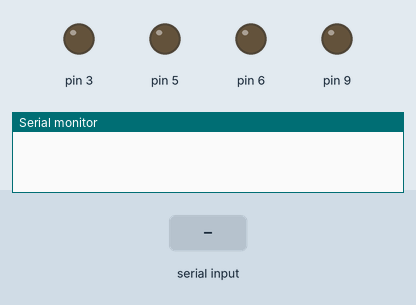
A sketch run on a simulated Arduino Uno, built with avr-gcc and run on an emulated ATmega328P. Shown: output pins drawn as LEDs (lit = HIGH), the last lines printed to the serial monitor. The inputs (shaded band) are chosen by the test bench.

Above: at 1.2 s.
1.3 s: "90,45,200,10,150,30\n" received over Serial
At 2.8 s:
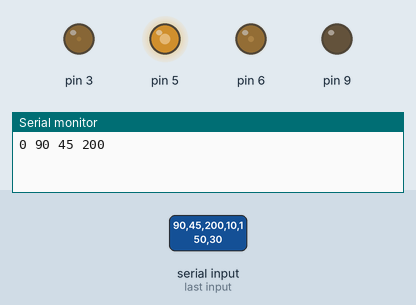
3.8 s: "30,150,10,200,45,90\n" received over Serial
At 6.0 s:
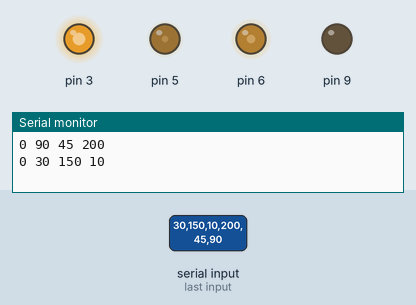
Timing chart, 0 to 14.3 s (numbered marks = the images above; inputs shaded):
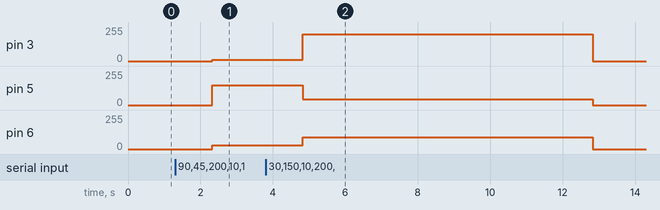

Measured:
- after the input at 1.3 s, pin 3: 0/255 → 10/255 after 1.0 s; pin 5: 0/255 → 150/255 after 1.0 s; pin 6: 0/255 → 30/255 after 1.0 s
- after the input at 3.8 s, pin 3: 10/255 → 200/255 after 1.0 s, → 0/255 8.0 s later; pin 5: 150/255 → 45/255 after 1.0 s, → 0/255 8.0 s later; pin 6: 30/255 → 90/255 after 1.0 s, → 0/255 8.0 s later

The sketch:

arduivis_Max7_model6_multipleFeedbacks.ino
```cpp
/*

~~~~~~~ arduivis - MaxMSP ~~~~~~~
~~~~ model#6: multiple feedbacks ~~~

MaxMSP: arduivis_Max7_model6_multipleFeedbacks.maxpat

This is an example of to read sliders from MaxMSP.
An Arduino reads and parses this data, sending
it from the Arduino and back into MaxmSP. This
feedback data is then sent back to the Arduino
from MaxMSP, controlling the PWM of a LED.
This is done with several streams of data in
this example.

This code is in the public domain

written by Christopher Konopka
http://cskonopka.github.io/arduivis/
http://christopherkonopka.com/

*/

void setup()
{
  //  Create/open serial port
    Serial.begin(9600);

  // Define LED mode
  // PWM LED
    pinMode(3, OUTPUT);
    pinMode(5, OUTPUT);
    pinMode(6, OUTPUT);
    pinMode(9, OUTPUT);
}

void loop()
{
  // Sliders from MaxMSP
    int maxmspSlider1, maxmspSlider2, maxmspSlider3, maxmspSlider4;

  // Feedback from MaxMSP (original output from Arduino)
    int feedbackFromMaxMSP1, feedbackFromMaxMSP2, feedbackFromMaxMSP3,  feedbackFromMaxMSP4;

  // Parse incoming MaxMSP slider values
  // from MaxMSP, to Arduino
    maxmspSlider1 = Serial.parseInt();
    maxmspSlider2 = Serial.parseInt();
    maxmspSlider3 = Serial.parseInt();
    maxmspSlider4 = Serial.parseInt();

  // Write parsed slider values to serial buffer
  // [comport] object
  // to MaxMSP, from Arduino
    Serial.print(maxmspSlider1);
    Serial.print(" ");
    Serial.print(maxmspSlider2);
    Serial.print(" ");
    Serial.print(maxmspSlider3);
    Serial.print(" ");
    Serial.println(maxmspSlider4);

  // Parse incoming MaxMSP (feedback) values
  // from MaxMSP (feedback), to Arduino
    feedbackFromMaxMSP1 = Serial.parseInt();
    feedbackFromMaxMSP2 = Serial.parseInt();
    feedbackFromMaxMSP3 = Serial.parseInt();
    feedbackFromMaxMSP4 = Serial.parseInt();

  // Write parsed values to LEDs
  // Fading LED
  // from MaxMSP (feedback), to Arduino
    analogWrite(3, feedbackFromMaxMSP1);
    analogWrite(5, feedbackFromMaxMSP2);
    analogWrite(6, feedbackFromMaxMSP3);
    analogWrite(9, feedbackFromMaxMSP4);

    delay(2);
}
```
